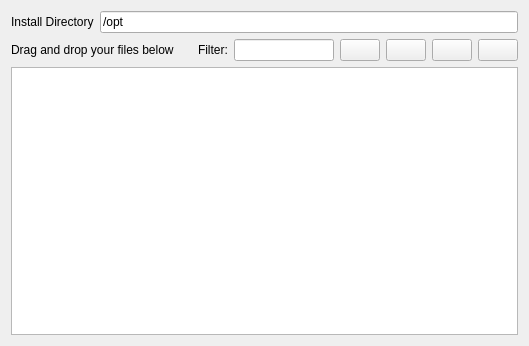
<?xml version="1.0" encoding="UTF-8"?>
<ui version="4.0">
 <class>FileListWidget</class>
 <widget class="QWidget" name="FileListWidget">
  <property name="geometry">
   <rect>
    <x>0</x>
    <y>0</y>
    <width>529</width>
    <height>346</height>
   </rect>
  </property>
  <property name="windowTitle">
   <string>Form</string>
  </property>
  <layout class="QVBoxLayout" name="verticalLayout_3">
   <item>
    <layout class="QHBoxLayout" name="horizontalLayout_5">
     <item>
      <widget class="QLabel" name="label_13">
       <property name="text">
        <string>Install Directory</string>
       </property>
      </widget>
     </item>
     <item>
      <widget class="QLineEdit" name="lineEditInstallDirectory">
       <property name="text">
        <string>/opt</string>
       </property>
       <property name="placeholderText">
        <string>/opt/myprogram</string>
       </property>
      </widget>
     </item>
    </layout>
   </item>
   <item>
    <layout class="QHBoxLayout" name="horizontalLayout_2">
     <item>
      <widget class="QLabel" name="label_11">
       <property name="text">
        <string>Drag and drop your files below</string>
       </property>
      </widget>
     </item>
     <item>
      <spacer name="horizontalSpacer">
       <property name="orientation">
        <enum>Qt::Horizontal</enum>
       </property>
       <property name="sizeHint" stdset="0">
        <size>
         <width>40</width>
         <height>20</height>
        </size>
       </property>
      </spacer>
     </item>
     <item>
      <widget class="QLabel" name="label">
       <property name="text">
        <string>Filter:</string>
       </property>
      </widget>
     </item>
     <item>
      <widget class="QLineEdit" name="lineEditFileFilter">
       <property name="minimumSize">
        <size>
         <width>100</width>
         <height>0</height>
        </size>
       </property>
      </widget>
     </item>
     <item>
      <widget class="QPushButton" name="pushButtonFindReplace">
       <property name="maximumSize">
        <size>
         <width>40</width>
         <height>40</height>
        </size>
       </property>
       <property name="text">
        <string/>
       </property>
       <property name="icon">
        <iconset resource="debmaker.qrc">
         <normaloff>:/resources/find-replace.png</normaloff>:/resources/find-replace.png</iconset>
       </property>
       <property name="iconSize">
        <size>
         <width>30</width>
         <height>30</height>
        </size>
       </property>
      </widget>
     </item>
     <item>
      <widget class="QPushButton" name="pushButtonLibraryGrabber">
       <property name="maximumSize">
        <size>
         <width>40</width>
         <height>40</height>
        </size>
       </property>
       <property name="text">
        <string/>
       </property>
       <property name="icon">
        <iconset resource="debmaker.qrc">
         <normaloff>:/resources/wizard.png</normaloff>:/resources/wizard.png</iconset>
       </property>
       <property name="iconSize">
        <size>
         <width>30</width>
         <height>30</height>
        </size>
       </property>
      </widget>
     </item>
     <item>
      <widget class="QPushButton" name="pushButtonSelectFiles">
       <property name="maximumSize">
        <size>
         <width>40</width>
         <height>40</height>
        </size>
       </property>
       <property name="text">
        <string/>
       </property>
       <property name="icon">
        <iconset resource="debmaker.qrc">
         <normaloff>:/resources/folder-with-pictures.png</normaloff>:/resources/folder-with-pictures.png</iconset>
       </property>
       <property name="iconSize">
        <size>
         <width>30</width>
         <height>30</height>
        </size>
       </property>
      </widget>
     </item>
     <item>
      <widget class="QPushButton" name="pushButtonClearFiles">
       <property name="maximumSize">
        <size>
         <width>40</width>
         <height>40</height>
        </size>
       </property>
       <property name="text">
        <string/>
       </property>
       <property name="icon">
        <iconset resource="debmaker.qrc">
         <normaloff>:/resources/delete.png</normaloff>:/resources/delete.png</iconset>
       </property>
       <property name="iconSize">
        <size>
         <width>30</width>
         <height>30</height>
        </size>
       </property>
      </widget>
     </item>
    </layout>
   </item>
   <item>
    <widget class="QListView" name="fileListView"/>
   </item>
  </layout>
 </widget>
 <resources>
  <include location="debmaker.qrc"/>
 </resources>
 <connections/>
</ui>
